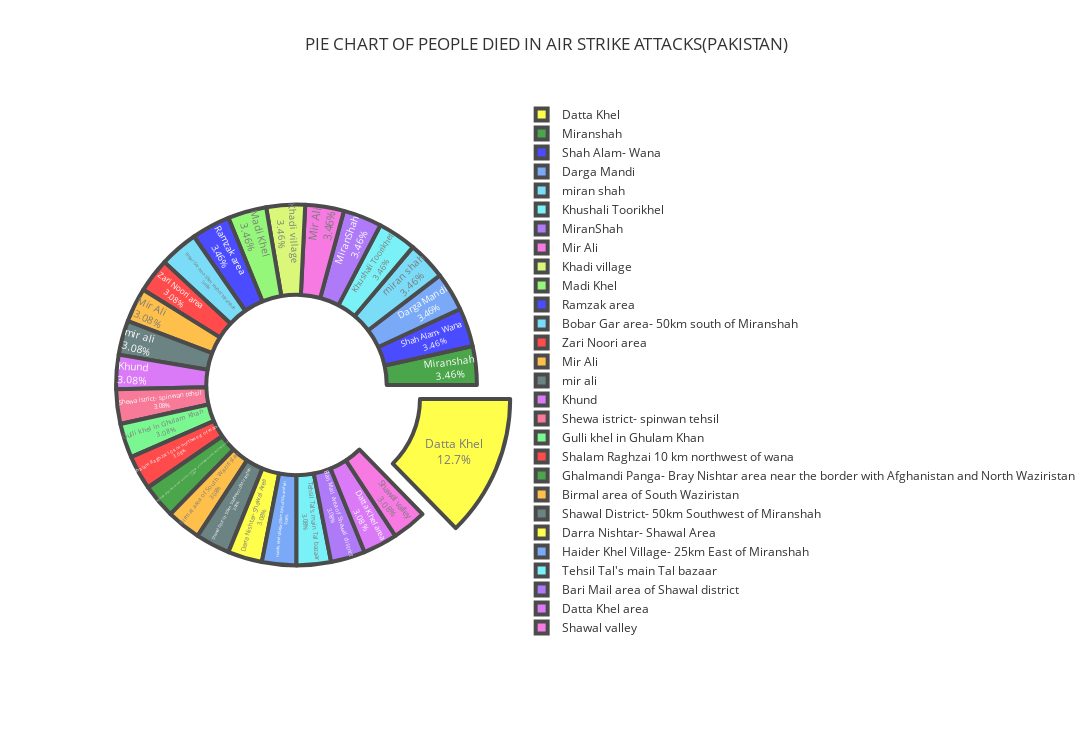

Source (notebook cell):
### Code cell
pie_chart.update_traces(textposition = 'inside' , textinfo = 'percent+label' , 
                marker = dict(line=dict(color='#000000' , width=4)),
                pull = [0,0,0,0,0,0.2,0,0,0,0,0,0,0,0,0,0] , opacity=0.7 , rotation = 90 )

### Figure 1 — Plotly figure (JSON) as saved in the notebook; plotly's stock layout.template omitted (floating-point values rounded to 4 significant figures)
{"data": [{"customdata": [["Zari Noori area"], ["Miranshah"], ["Shah Alam- Wana"], ["Mir Ali "], ["mir ali"], ["Datta Khel"], ["Datta Khel"], ["Darga Mandi"], ["Datta Khel"], ["miran shah"], ["Khushali Toorikhel"], ["MiranShah"], ["Datta Khel"], ["Khund"], ["Mir Ali"], ["Shewa istrict- spinwan tehsil"], ["Gulli khel in Ghulam Khan "], ["Khadi village"], ["Madi Khel"], ["Shalam Raghzai 10 km northwest of wana"], ["Ghalmandi Panga- Bray Nishtar area near the border with Afghanistan and North Waziristan"], ["Ramzak area"], ["Birmal area of South Waziristan"], ["Shawal District- 50km Southwest of Miranshah"], ["Darra Nishtar- Shawal Area"], ["Haider Khel Village- 25km East of Miranshah"], ["Bobar Gar area- 50km south of Miranshah"], ["Tehsil Tal's main Tal bazaar"], ["Bari Mail area of Shawal district"], ["Datta Khel area"], ["Shawal valley "]], "domain": {"x": [0, 1], "y": [0, 1]}, "hole": 0.5, "hovertemplate": "<b>%{hovertext}</b><br><br>Location=%{customdata[0]}<br>Total Died Max=%{value}<extra></extra>", "hovertext": [3, 2, 8, 6, 5, 8, 8, 6, 4, 8, 10, 8, 4, 4, 2, 5, 6, 4, 5, 2, 2, 4, 2, 0, 14, 4, 6, 8, 8, 4, 2], "labels": ["Zari Noori area", "Miranshah", "Shah Alam- Wana", "Mir Ali ", "mir ali", "Datta Khel", "Datta Khel", "Darga Mandi", "Datta Khel", "miran shah", "Khushali Toorikhel", "MiranShah", "Datta Khel", "Khund", "Mir Ali", "Shewa istrict- spinwan tehsil", "Gulli khel in Ghulam Khan ", "Khadi village", "Madi Khel", "Shalam Raghzai 10 km northwest of wana", "Ghalmandi Panga- Bray Nishtar area near the border with Afghanistan and North Waziristan", "Ramzak area", "Birmal area of South Waziristan", "Shawal District- 50km Southwest of Miranshah", "Darra Nishtar- Shawal Area", "Haider Khel Village- 25km East of Miranshah", "Bobar Gar area- 50km south of Miranshah", "Tehsil Tal's main Tal bazaar", "Bari Mail area of Shawal district", "Datta Khel area", "Shawal valley "], "legendgroup": "", "marker": {"colors": ["red", "green", "blue", "orange", "#2F4F4F", "yellow", "yellow", "#4287f5", "yellow", "#42cef5", "#42ecf5", "#8d42f5", "yellow", "#cb42f5", "#f542d7", "#f5426f", "#42f563", "#cbf542", "#69f542", "red", "green", "blue", "orange", "#2F4F4F", "yellow", "#4287f5", "#42cef5", "#42ecf5", "#8d42f5", "#cb42f5", "#f542d7"], "line": {"color": "#000000", "width": 4}}, "name": "", "opacity": 0.7, "pull": [0, 0, 0, 0, 0, 0.2, 0, 0, 0, 0, 0, 0, 0, 0, 0, 0], "rotation": 90, "showlegend": true, "textinfo": "percent+label", "textposition": "inside", "type": "pie", "values": [8, 9, 9, 8, 8, 8, 8, 9, 8, 9, 9, 9, 9, 8, 9, 8, 8, 9, 9, 8, 8, 9, 8, 8, 8, 8, 9, 8, 8, 8, 8]}], "layout": {"height": 750, "legend": {"tracegroupgap": 0}, "piecolorway": ["red", "green", "blue", "orange", "#2F4F4F", "yellow", "#4287f5", "#42cef5", "#42ecf5", "#8d42f5", "#cb42f5", "#f542d7", "#f5426f", "#42f563", "#cbf542", "#69f542"], "title": {"text": "PIE CHART OF PEOPLE DIED IN AIR STRIKE ATTACKS(PAKISTAN)"}, "width": 1300}}
